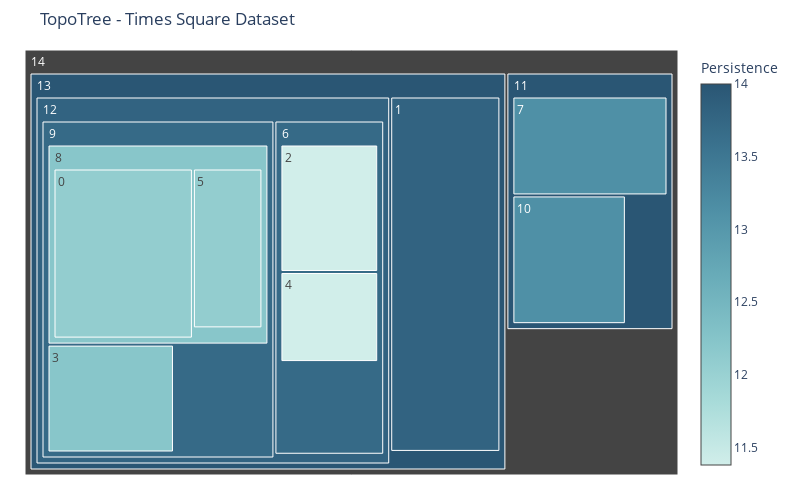

The cell this chart's notebook holds for it:
### Code cell
fig = plot_hierarchical_treemap(df_comp_mfeat, color='died_at')
fig.update_layout(title='TopoTree - Times Square Dataset')
fig.show()

### Figure 1 — Plotly figure (JSON) as saved in the notebook; plotly's stock layout.template omitted (floating-point values rounded to 4 significant figures)
{"data": [{"branchvalues": "total", "hovertemplate": "<b>Component #%{label} </b> <br> Points: %{value}<br> Persistence: %{color:.2f}<br> Parent: #%{parent}", "labels": [0, 1, 2, 3, 4, 5, 6, 7, 8, 9, 10, 11, 12, 13, 14], "marker": {"colorbar": {"title": {"text": "Persistence"}}, "colors": [12.08, 13.8, 11.38, 12.21, 11.38, 12.08, 13.7, 13.13, 12.21, 13.7, 13.13, 14.0, 13.8, 14.0, null], "colorscale": [[0, "rgb(209, 238, 234)"], [0.1667, "rgb(168, 219, 217)"], [0.3333, "rgb(133, 196, 201)"], [0.5, "rgb(104, 171, 184)"], [0.6667, "rgb(79, 144, 166)"], [0.8333, "rgb(59, 115, 143)"], [1, "rgb(42, 86, 116)"]], "showscale": true}, "maxdepth": -1, "name": "", "parents": [8, 13, 6, 9, 6, 8, 12, 11, 9, 12, 11, 14, 13, 14, null], "type": "treemap", "values": [333, 339, 150, 154, 106, 156, 358, 146, 499, 768, 139, 336, 1130, 1481, 2000]}], "layout": {"height": 500, "margin": {"b": 25, "l": 25, "r": 25, "t": 50}, "title": {"text": "TopoTree - Times Square Dataset"}, "width": 800}}
